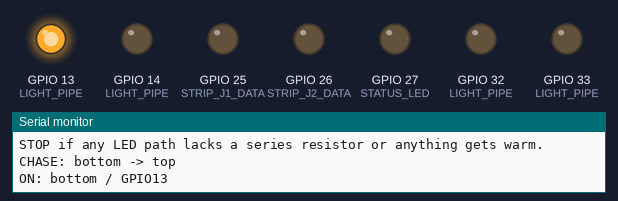
The program below on a simulated ESP32. On the bench: output pins drawn as LEDs (lit = HIGH), the last lines printed to the serial monitor.

Above: at 1.1 s.
At 2.0 s:
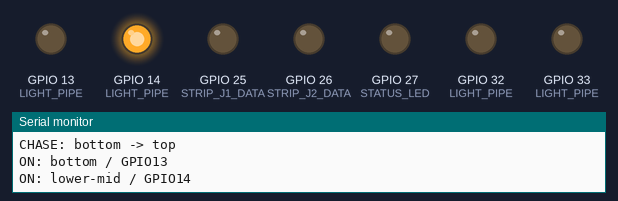
At 2.9 s:
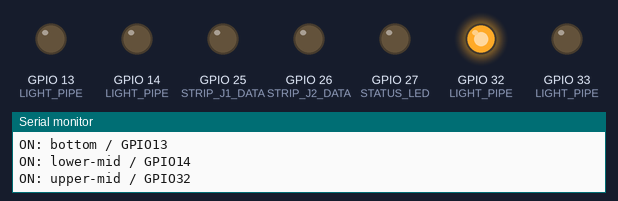
At 4.8 s:
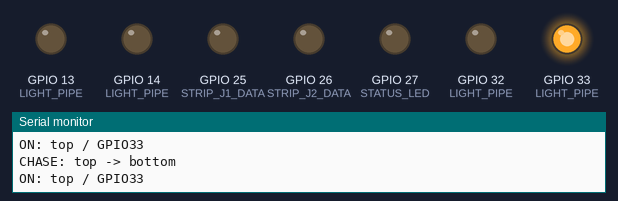
At 8.4 s:
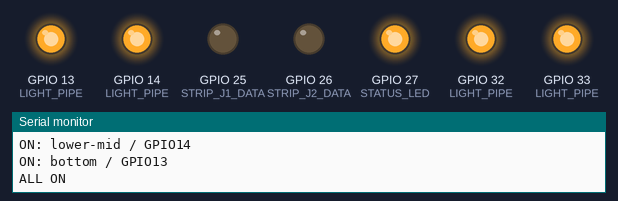
At 9.3 s:
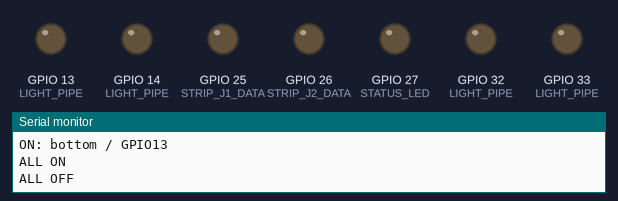
Timing chart, 0 to 12.5 s (numbered marks = the images above):
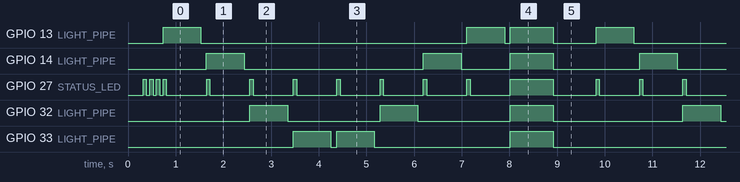

Measured:
- by itself, GPIO 13 (LIGHT_PIPE): repeats every 9.1 s: LOW 5.6 s, HIGH 0.79 s, LOW 0.12 s, HIGH 0.90 s, LOW 0.90 s, HIGH 0.79 s
- by itself, GPIO 14 (LIGHT_PIPE): repeats every 9.1 s: LOW 3.8 s, HIGH 0.79 s, LOW 1.0 s, HIGH 0.90 s, LOW 1.8 s, HIGH 0.79 s
- by itself, GPIO 32 (LIGHT_PIPE): repeats every 9.1 s: LOW 1.9 s, HIGH 0.79 s, LOW 1.9 s, HIGH 0.90 s, LOW 2.7 s, HIGH 0.79 s
- by itself, GPIO 33 (LIGHT_PIPE): repeats every 9.1 s: LOW 0.12 s, HIGH 0.79 s, LOW 2.9 s, HIGH 0.90 s, LOW 3.6 s, HIGH 0.79 s

The program:

main.cpp
```cpp
#include <Arduino.h>

// Lisbon AV case light-pipe LED test.
// Physical order from bottom -> top = GPIO13, GPIO14, GPIO32, GPIO33.
// Each LED/light-pipe path must have its own current-limiting resistor in series.
// Expected wiring: GPIO -> resistor -> LED anode; LED cathode -> GND.
static constexpr uint8_t LED_BOTTOM = 13;
static constexpr uint8_t LED_LOW_MID = 14;
static constexpr uint8_t LED_HIGH_MID = 32;
static constexpr uint8_t LED_TOP = 33;

// Existing outputs kept quiet during this discrete-LED test.
static constexpr uint8_t STRIP_J1_DATA = 25;
static constexpr uint8_t STRIP_J2_DATA = 26;
static constexpr uint8_t STATUS_LED = 27;

struct LightPipeLed {
  uint8_t pin;
  const char* name;
};

static constexpr LightPipeLed LIGHT_PIPE[] = {
  {LED_BOTTOM, "bottom / GPIO13"},
  {LED_LOW_MID, "lower-mid / GPIO14"},
  {LED_HIGH_MID, "upper-mid / GPIO32"},
  {LED_TOP, "top / GPIO33"},
};

static constexpr uint8_t LED_COUNT = sizeof(LIGHT_PIPE) / sizeof(LIGHT_PIPE[0]);
static constexpr uint16_t STEP_MS = 650;
static constexpr uint16_t GAP_MS = 120;

void allLightPipe(uint8_t level) {
  for (const auto& led : LIGHT_PIPE) {
    digitalWrite(led.pin, level);
  }
}

void statusPulse(uint8_t count) {
  for (uint8_t i = 0; i < count; ++i) {
    digitalWrite(STATUS_LED, HIGH);
    delay(70);
    digitalWrite(STATUS_LED, LOW);
    delay(70);
  }
}

void showOne(uint8_t idx) {
  allLightPipe(LOW);
  digitalWrite(LIGHT_PIPE[idx].pin, HIGH);
  Serial.print("ON: ");
  Serial.println(LIGHT_PIPE[idx].name);
  statusPulse(1);
  delay(STEP_MS);
  digitalWrite(LIGHT_PIPE[idx].pin, LOW);
  delay(GAP_MS);
}

void setup() {
  Serial.begin(115200);
  delay(300);

  pinMode(STRIP_J1_DATA, OUTPUT);
  pinMode(STRIP_J2_DATA, OUTPUT);
  pinMode(STATUS_LED, OUTPUT);
  digitalWrite(STRIP_J1_DATA, LOW);
  digitalWrite(STRIP_J2_DATA, LOW);
  digitalWrite(STATUS_LED, LOW);

  for (const auto& led : LIGHT_PIPE) {
    pinMode(led.pin, OUTPUT);
    digitalWrite(led.pin, LOW);
  }

  Serial.println();
  Serial.println("Lisbon AV light-pipe discrete LED test");
  Serial.println("Expected physical order bottom -> top:");
  Serial.println("  GPIO13, GPIO14, GPIO32, GPIO33");
  Serial.println("Pattern: bottom-to-top chase, top-to-bottom chase, all-on blink.");
  Serial.println("STOP if any LED path lacks a series resistor or anything gets warm.");

  statusPulse(3);
}

void loop() {
  Serial.println("CHASE: bottom -> top");
  for (uint8_t i = 0; i < LED_COUNT; ++i) {
    showOne(i);
  }

  Serial.println("CHASE: top -> bottom");
  for (int8_t i = LED_COUNT - 1; i >= 0; --i) {
    showOne(static_cast<uint8_t>(i));
  }

  Serial.println("ALL ON");
  allLightPipe(HIGH);
  digitalWrite(STATUS_LED, HIGH);
  delay(900);

  Serial.println("ALL OFF");
  allLightPipe(LOW);
  digitalWrite(STATUS_LED, LOW);
  delay(900);
}
```
